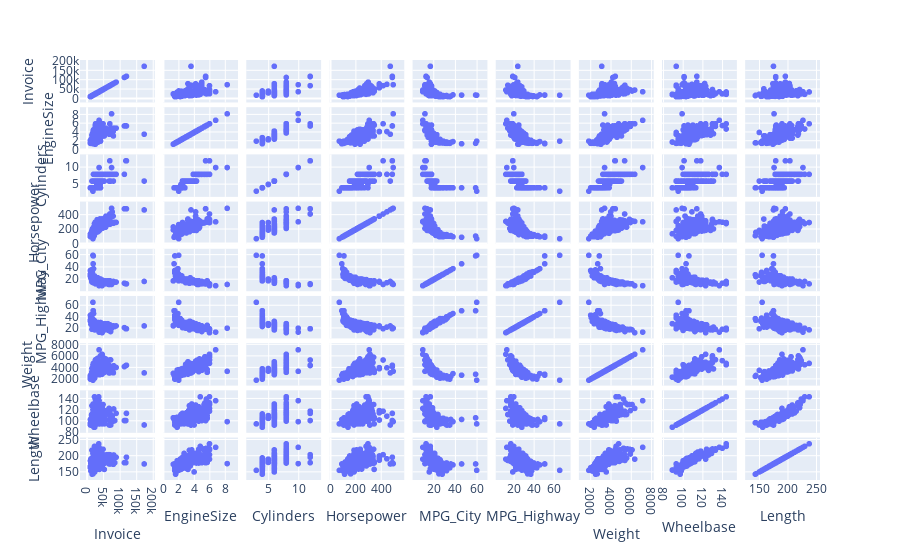

Notebook cell for this chart:
### Code cell
df_numeric = df[col]
fig = px.scatter_matrix(df_numeric)
fig.show()

### Figure 1 — Plotly figure (JSON) as saved in the notebook; plotly's stock layout.template omitted (floating-point values rounded to 4 significant figures; data arrays with more than 128 entries replaced by an {"elided": "..."} marker saying what was removed)
{"data": [{"dimensions": [{"axis": {"matches": true}, "label": "Invoice", "values": {"elided": "428 int values"}}, {"axis": {"matches": true}, "label": "EngineSize", "values": {"elided": "428 float values"}}, {"axis": {"matches": true}, "label": "Cylinders", "values": {"elided": "428 int values"}}, {"axis": {"matches": true}, "label": "Horsepower", "values": {"elided": "428 int values"}}, {"axis": {"matches": true}, "label": "MPG_City", "values": {"elided": "428 int values"}}, {"axis": {"matches": true}, "label": "MPG_Highway", "values": {"elided": "428 int values"}}, {"axis": {"matches": true}, "label": "Weight", "values": {"elided": "428 int values"}}, {"axis": {"matches": true}, "label": "Wheelbase", "values": {"elided": "428 int values"}}, {"axis": {"matches": true}, "label": "Length", "values": {"elided": "428 int values"}}], "hovertemplate": "%{xaxis.title.text}=%{x}<br>%{yaxis.title.text}=%{y}<extra></extra>", "legendgroup": "", "marker": {"color": "#636efa", "symbol": "circle"}, "name": "", "showlegend": false, "type": "splom"}], "layout": {"dragmode": "select", "legend": {"tracegroupgap": 0}, "margin": {"t": 60}}}
